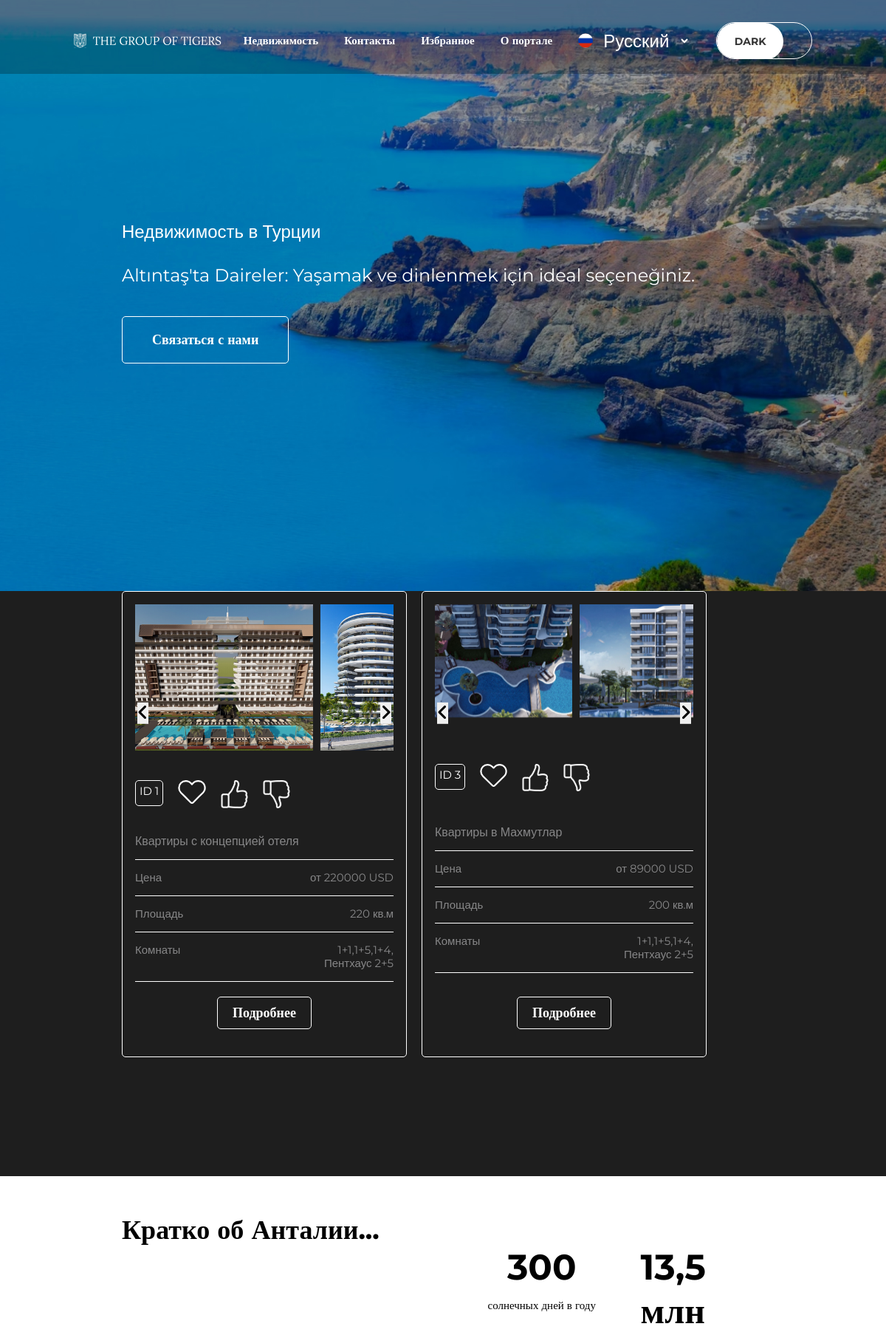
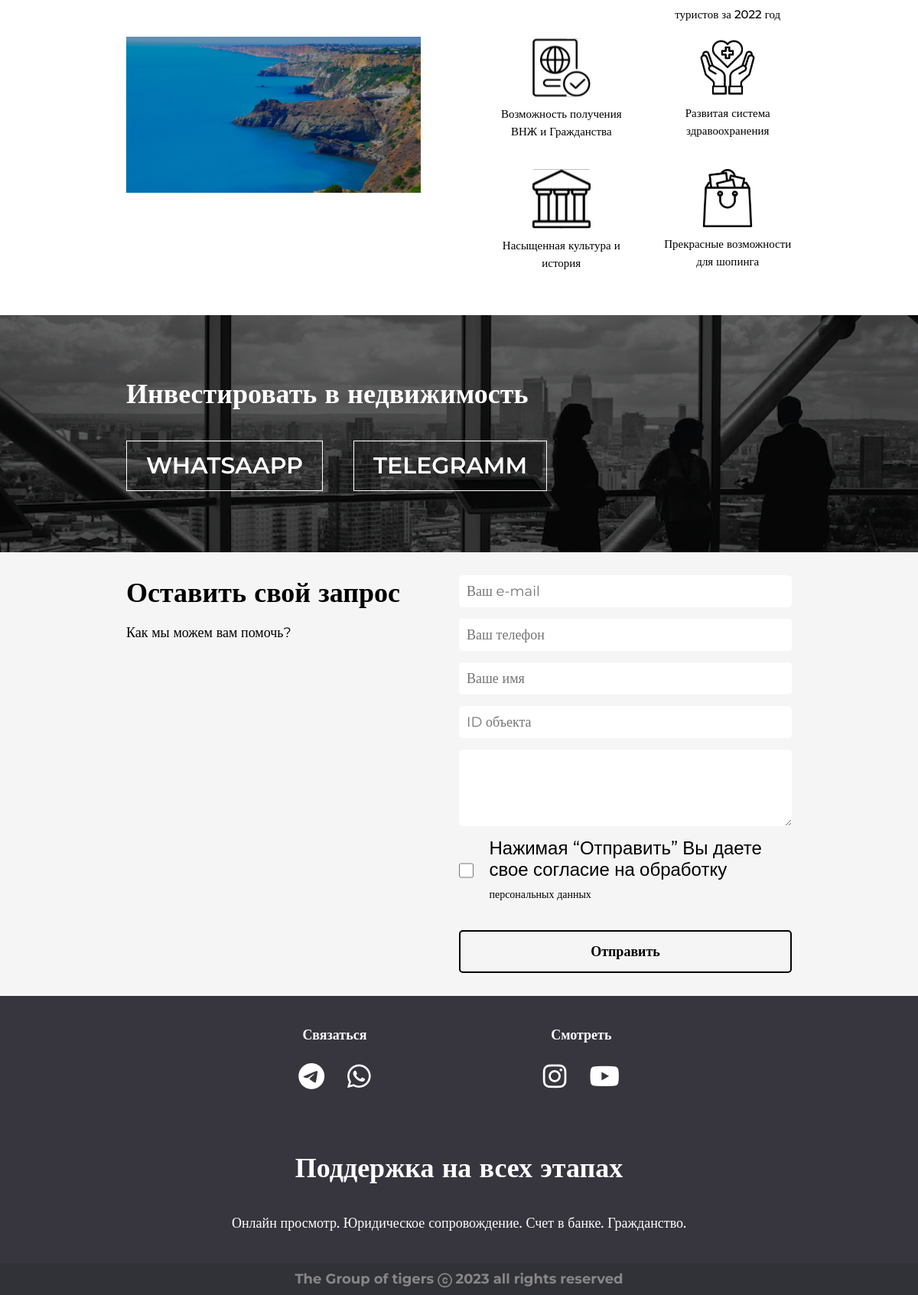
Page /ru/ilan/new/ on the committed database (2 pictures, top to bottom).
### config_site/models.py (models this page shows, shortened)
class Title(models.Model):
    name = models.CharField(
        max_length=255,
        verbose_name="Заголовок",
        help_text="Заголовок страницы",
        unique=True
    )  # заголовок страницы
    def __str__(self):
        return self.name
    class Meta:
        verbose_name = 'Заголовок'
        verbose_name_plural = 'Заголовки'
        db_table = 'title'

class SubTitle(models.Model):
    name = models.CharField(
        max_length=255,
        verbose_name="Заголовок",
        help_text="Заголовок страницы",
        unique=True
    )  # заголовок страницы
    def __str__(self):
        return self.name
    class Meta:
        verbose_name = 'Подзаголовок'
        verbose_name_plural = 'Подзаголовки'
        db_table = 'subtitle'

### ilan/models.py (models this page shows, shortened)
class Image(models.Model):
    image = models.ImageField(
        verbose_name='Изображение',
        help_text='Разрешение изображения должно быть 1920x1080 и выше',
    )
    product = models.ForeignKey(
        Product,
        on_delete=models.PROTECT,
        related_name='images'
    )
    class Meta:
        verbose_name = 'Изображение'
        verbose_name_plural = 'Изображения'

class Product(models.Model):
    title = models.CharField(
        verbose_name="Название (Квартиры с концепцией отеля)",
        max_length=250,
        help_text="Максимум 250 символов",
        unique=True
    )
    description = models.TextField(
        verbose_name="Описание объявления"
    )
    price = models.IntegerField(
        verbose_name="Цена",
        help_text='Максимум 20 символов'
    )
    category = models.ForeignKey(
        Category,
        on_delete=models.PROTECT,
        verbose_name="Категория",
        help_text="Например (Дом).",
    )
    square = models.PositiveSmallIntegerField(
        verbose_name="Площадь",
    )
    rooms = models.ManyToManyField(
        Rooms,
        verbose_name="Комнаты",
    )
    area = models.ForeignKey(
        Area,
        on_delete=models.PROTECT,
        verbose_name="Район (Местонахождения)"
    )
    view = models.ManyToManyField(
        Ip,  # Ip адрес
        verbose_name='View',  # Просмотр
        related_name='view_products',  # related_name='view_products'
        help_text='view count',  # Просмотры
        blank=True,
        null=True,
    )  # View
    created = models.DateTimeField(
        auto_now_add=True,
        verbose_name='Дата создания',
    )  # Дата создания
    updated = models.DateTimeField(
        auto_now=True,
        verbose_name='Дата обновления',
    )  # Дата обновления
    is_active = models.BooleanField(
        default=True,
        verbose_name='Активный',
        help_text='Активный или Скрытый',
    )  # Активный
    slug = models.SlugField(
        max_length=100,  # Максимальная длина 100 символов
        verbose_name='URL',  # URL
        help_text='Max 100 symbols, unique e.g. "alanya-villa-270"',  # URL
        unique=True,
    )  # URL продукта
    top_offer = models.BooleanField(
        help_text="Да/Нет (по умолчанию НЕТ)",
        verbose_name="Топ предложений",
        default=False,
    )
    new_offer = models.BooleanField(
        help_text="Да/Нет (по умолчанию НЕТ)",
        verbose_name="Новые предложения",
        default=False,
    )
    hot_deal = models.BooleanField(
        help_text="Да/Нет (по умолчанию НЕТ)",
        verbose_name="Горячие предложения",
        default=False,
    )
    class Meta:
        verbose_name = 'Объявления'
        verbose_name_plural = 'Объявлении'

### home/models.py (models this page shows)
class Rooms(models.Model):
    title = models.CharField(
        verbose_name="Комнаты в квартире (1+1)",
        max_length=50,
        unique=True,
        help_text="Максимум 50 символов"
    )
    def __str__(self):
        return self.title
    class Meta:
        verbose_name = "Комната"
        verbose_name_plural = "Комнаты"
        db_table = "rooms"

### ilan/views.py (the view)
# urls.py: path('new/', NewProductListView.as_view(), name="new_products"),
class NewProductListView(ListView):
    model = Product
    context_object_name = "products"
    template_name = "ilan/index.html"
    def get_context_data(self, *, object_list=None, **kwargs):
        context = super().get_context_data(**kwargs)
        context["products"] = Product.objects.filter(new_offer=True)
        return context

### templates/ilan/index.html (shortened to what this page needs)
{% extends 'base.html' %}
{% load static %}
{% load i18n %}
{% block content %}
    <div class="sale" id="sale">
        <div class="container">
            <div class="product-grid">
                {% for product in products %}
                    <div class="product-card">
                        <div class="slider owl-carousel" id="slider{{ product.id }}">
                            {% if product.images.all %}
                                {% for image in product.images.all %}
                                    <div>
                                        <img src="{{ image.image.url }}" alt="Product 1" class="image" width="350"
                                             height="290">
                                    </div>
                                {% endfor %}
                            {% endif %}
                        </div>
                        <div class="carousel-nav">
                            <button class="carousel-prev" data-slider="slider{{ product.id }}"><i
                                    class="fa fa-angle-left"></i>
                            </button>
                            <button class="carousel-next" data-slider="slider{{ product.id }}"><i
                                    class="fa fa-angle-right"></i>
                            </button>
                        </div>
                        <ul class="action_product">
                            <li class="id_product">
                                <span>ID&nbsp</span><br>
                                <span>{{ product.id }}</span>
                            </li>
                            <li>
                                <img src="{% static 'img/favorit.svg' %}" onclick="addFavorite({{ product.id }})"
                                     alt="love">
                            </li>
                            <li>
                                <img src="{% static 'img/like.svg' %}" onclick="addLike({{ product.id }})" alt="like">
                            </li>
                            <li>
                                <img src="{% static 'img/dislike.svg' %}" onclick="addDislike({{ product.id }})"
                                     alt="dislike">
                            </li>
                        </ul>
                        <div class="description_product">
                            <div class="description_list">
                                <div class="item-list">
                                    <div class="title-list">{{ product.title }}</div>
                                </div>
                                <div class="item-list">
                                    <div class="price-item">
                                        <ul>
                                            <li>
                                                {% trans 'Цена' %}
                                            </li>
                                            <li>{% trans 'от' %} {{ product.price }} USD</li>
                                        </ul>
                                    </div>
                                </div>
                                <div class="item-list">
                                    <div class="square-item">
                                        <ul>
                                            <li>{% trans 'Площадь' %}</li>
                                            <li>{{ product.square }} {% trans 'кв.м' %}</li>
                                        </ul>
                                    </div>
                                </div>
                                <div class="item-list">
                                    <div class="rooms-list">
                                        <ul>
                                            <li>{% trans 'Комнаты' %}</li>
                                            <li>
                                                <ul>
                                                    {% for room in product.rooms.all %}
                                                        <li>{{ room }}{% if not forloop.last %}, {% endif %}</li>
                                                    {% endfor %}
                                                </ul>
                                            </li>
                                        </ul>
                                    </div>
                                </div>
                            </div>
                        </div>
                        <a href="#" class="btn-more">{% trans 'Подробнее' %}</a>
                    </div>
                {% endfor %}
            </div>
        </div>
    </div>
    <section class="sec2">
        <div class="container">
            <h2 class="aboutSec2">Кратко об Анталии... </h2>
            <div class="sec2Main">
                <div class="sec2Left">
                    <img src="{% static 'img/main.jpg' %}" alt="" class="sec2Content">
                </div>
                <div class="sec2Right">
                    <div class="sec2RightBlock"><h1 class="mainSec2Text">300</h1><h4 class="sec2SomeText">солнечных дней
                        в году</h4></div>
                    <div class="sec2RightBlock"><h1 class="mainSec2Text">13,5 млн</h1><h4 class="sec2SomeText">туристов
                        за 2022 год</h4></div>
                    <div class="sec2RightBlock"><img src="{% static 'img/passport.svg' %}" alt=""
                                                     class="sec2RightBlockPicture"><h4 class="sec2SomeText">Возможность
                        получения ВНЖ и Гражданства</h4></div>
                    <div class="sec2RightBlock"><img src="{% static 'img/health.svg' %}" alt=""
                                                     class="sec2RightBlockPicture"><h4 class="sec2SomeText">Развитая
                        система здравоохранения</h4></div>
                    <div class="sec2RightBlock"><img src="{% static 'img/build.svg' %}" alt=""
                                                     class="sec2RightBlockPicture"><h4 class="sec2SomeText">Насыщенная
                        культура и история</h4></div>
                    <div class="sec2RightBlock"><img src="{% static 'img/shoping.svg' %}" alt=""
                                                     class="sec2RightBlockPicture"><h4 class="sec2SomeText">Прекрасные
                        возможности для шопинга</h4></div>
                </div>
            </div>
        </div>
    </section>
    <section class="sec4">
        <div class="container">
            <h2 class="mainSec4Text">Инвестировать в недвижимость</h2>
            <div class="sec4Buttons">
                <button class="contactButton">WHATSAAPP</button>
                <button class="contactButton">TELEGRAMM</button>
            </div>
        </div>
    </section>
    <section class="sec5">
        <div class="container">
            <div class="sec5main">
                <div class="sec5Left">
                    <div class="sec5MainText">
                        <h1 class="acquire">Оставить свой запрос</h1>
                        <h4 class="otherText">Как мы можем вам помочь?</h4>
                    </div>
                </div>
                <div class="sec5Right">
                    <input type="text" placeholder="Ваш e-mail" name="customer_email" required class="emailInp sec5Inp">
                    <input type="text" placeholder="Ваш телефон" required class="phoneInp sec5Inp">
                    <input type="text" placeholder="Ваше имя" required class="nameInp sec5Inp">
                    <input type="text" placeholder="ID объекта" required class="IDInp sec5Inp">
                    <textarea class="sec5Textarea"></textarea>
                    <div class="agreeingBlock">
                        <input type="checkbox" class="agree">
                        <h4 class="checkText">Нажимая “Отправить” Вы даете свое согласие на обработку
                            <a href="#" class="sec5Link">персональных данных</a></h4>
                    </div>
                    <button class="send">Отправить</button>
                </div>
            </div>
        </div>
    </section>
{% endblock %}

### templates/include/header.html (shortened to what this page needs)
{% load i18n %}
{% load static %}
<header>
    <div class="headerTop">
        <div class="headerTopElements">
            <div class="navLeft">
                <img src="{% static 'img/svg/logo__.svg' %}" alt="" class="logo">
            </div>
            <div class="navRight">
                <ul class="pages">
                    <li class="options"><a href="{% url 'home' %}">{% trans "Недвижимость" %}</a></li>
                    <li class="options"><a href="#">{% trans "Контакты" %}</a></li>
                    <li class="options"><a href="{% url 'favorite' %}">{% trans "Избранное" %}</a></li>
                    <li class="options"><a href="{% url 'about' %}">{% trans "О портале" %}</a></li>
                    <li class="options langOptions">
                        <img src="{% static 'img/flags/ru.svg' %}" alt="ru" width="20px" id="flag">
                        <form action="{% url 'set_language' %}" method="post">{% csrf_token %}
                            <select name="language">
                                {% get_current_language as LANGUAGE_CODE %}
                                {% get_available_languages as LANGUAGES %}
                                {% get_language_info_list for LANGUAGES as languages %}
                                {% for language in languages %}
                                    <option value="{{ language.code }}"{% if language.code == LANGUAGE_CODE %}
                                            selected{% endif %}>
                                        {{ language.name_local }}
                                    </option>
                                {% endfor %}
                            </select>
                        </form>
                    <li class="options">
                        <label><input type="checkbox" class="theme">
                            <span class="forTheme"></span>
                        </label></li>
                </ul>
            </div>
        </div>
    </div>
    <div class="container">
        <div class="headerMain">
            <h2 class="MainText">{{ title }}</h2>
            <h4 class="SomeText">{{ subtitle }}</h4>
            <button class="contactWithUs">{% trans 'Связаться с нами' %}</button>
        </div>
    </div>
</header>

### rows in the picture
Title: name "Недвижимость в Турции"
SubTitle: name "Altıntaş'ta Daireler: Yaşamak ve dinlenmek için ideal seçeneğiniz."
Product: id "1", title "Квартиры с концепцией отеля", price "220000", square "220"
Image: image (picture)
Image: image (picture)
Rooms: title "1+1"
Rooms: title "1+5"
Rooms: title "1+4"
Rooms: title "Пентхаус 2+5"
Product: id "3", title "Квартиры в Махмутлар", price "89000", square "200"
Image: image (picture)
Image: image (picture)

### other values in the picture
form field language "Русский"
